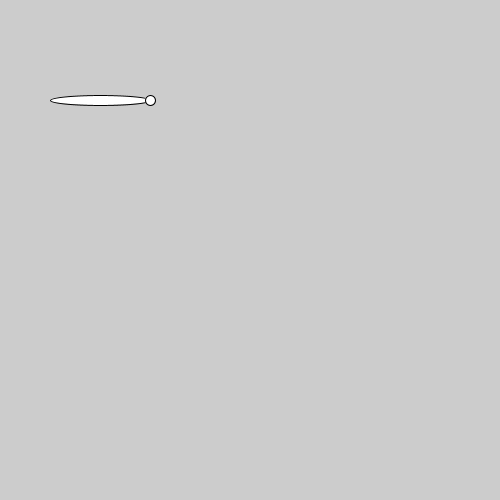
Frame 1 (no input)
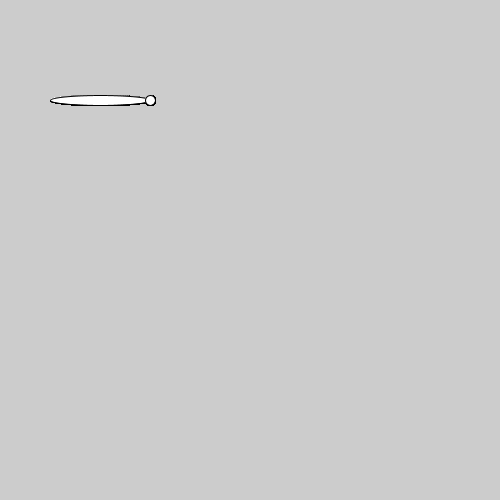
Frame 60 (the mouse pressed at the canvas centre just before this capture)
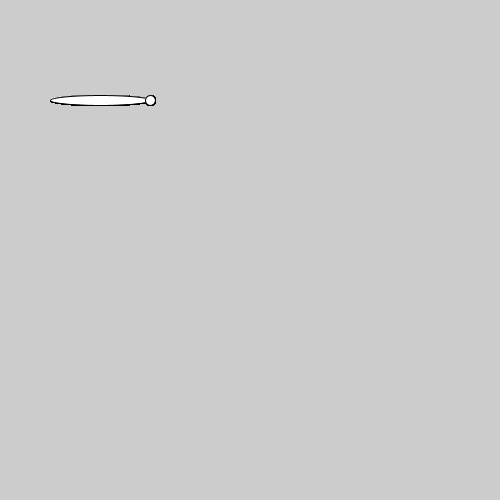
Frame 120 (the mouse held since frame 60 and released just before this capture)

The Processing sketch that drew these frames (run headless with seeded random() and noise(); from frame 60 on, the mouse is pressed at the canvas centre):

// Processing sketch: methods_1
// ── methods_1.pde
void setup()
{
  size(500,500);
}

void draw()
{
  sketch();
}

void sketch()
{
  translate(100,100); 
  // additive!! 2 translates of 100 = a translate of 200
  // keep replicating = translate offsets different copies
  ellipse(0,0,100,10);
  translate(50,0);
  ellipse(0,0,10,10);
}
